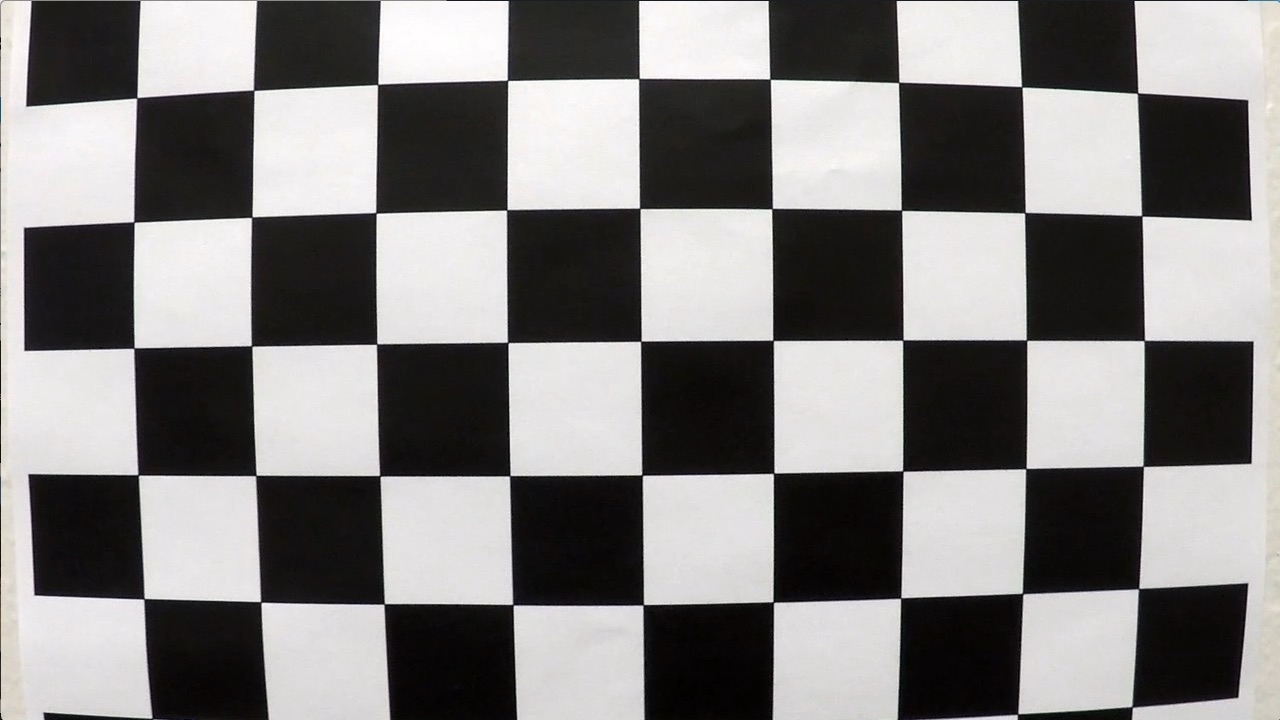
#> input picture CarND-Advanced-Lane-Lines-P2/camera_cal/calibration1.jpg, 1280 x 720 px; its folder holds 5 pictures in this run
$ jupyter execute --allow-errors P2-SOLUTION.ipynb   (shell and % lines are left out)   (older library calls are emulated)
#> lines starting #> are read from the running program, lines starting #| are printed output that depends on the picture
# Self-Driving Car Engineer Nanodegree

## Project2: ** Advanced Lane Finding**

** Solution by luk6xff (May 2019)
** Writeup here: [P2 writeup](WRITEUP.md)

### In this project, a goal is to write a software pipeline to identify the lane boundaries in a video.

The goals / steps of this project are the following:

* Compute the camera calibration matrix and distortion coefficients given a set of chessboard images.
* Apply a distortion correction to raw images.
* Use color transforms, gradients, etc., to create a thresholded binary image.
* Apply a perspective transform to rectify binary image ("birds-eye view").
* Detect lane pixels and fit to find the lane boundary.
* Determine the curvature of the lane and vehicle position with respect to center.
* Warp the detected lane boundaries back onto the original image.
* Output visual display of the lane boundaries and numerical estimation of lane curvature and vehicle position.

## Import Packages

[cell 1]
# Importing some useful packages used in the project
import matplotlib.pyplot as plt
import matplotlib.image as mpimg
import numpy as np
import cv2
import glob
import pickle
# Import everything needed to edit/save/watch video clips
from moviepy.editor import VideoFileClip
from IPython.display import HTML

## 1. Camera calibration and distortion coefficients

[cell 2]
def calibrate_camera(images, nx, ny, img_size):
    # Prepare object points, like (0,0,0), (1,0,0), (2,0,0) ....,(6,5,0)
    objp = np.zeros((nx*ny,3), np.float32)
    #print(objp[:,:2])
    objp[:,:2] = np.mgrid[0:nx, 0:ny].T.reshape(-1,2)

    # Arrays to store object points and image points from all the images.
    objpoints = [] # 3d points in real world space
    imgpoints = [] # 2d points in image plane.

    # Step through the list and search for chessboard corners
    for idx, fname in enumerate(images):
        img = cv2.imread(fname)
        gray = cv2.cvtColor(img, cv2.COLOR_BGR2GRAY)

        # Find the chessboard corners
        ret, corners = cv2.findChessboardCorners(gray, (nx,ny), cv2.CALIB_CB_ADAPTIVE_THRESH)

        # If found, add object points, image points
        if ret == True:
            objpoints.append(objp)
            imgpoints.append(corners)

            # Draw and display the corners
            cv2.drawChessboardCorners(img, (nx,ny), corners, ret)
            # [9 lines of commented-out code are left out]
    ret, cam_mtx, dist_coeffs, rvecs, tvecs = cv2.calibrateCamera(objpoints, imgpoints, img_size, None, None)
    return cam_mtx, dist_coeffs


def undistort_image(img, cam_mtx, dist_coeffs):
    return cv2.undistort(img, cam_mtx, dist_coeffs, None, cam_mtx)


############### TESTS ###############
# Make a list of calibration images
images = glob.glob('camera_cal/calibration*.jpg')

# Based on used images (camera_cal/calibration*.jpg), I set the number of corners
nx = 9 # the number of inside corners in x
ny = 6 # the number of inside corners in y

# Test image
img      = cv2.imread('camera_cal/calibration1.jpg')
#> img is the input picture: shape (720, 1280, 3); mean B, G, R 127.8, 128.4, 130.1
img      = cv2.cvtColor(img, cv2.COLOR_BGR2RGB)
img_size = (img.shape[1], img.shape[0])


cam_mtx, dist_coeffs = calibrate_camera(images, nx, ny, img_size)
#> in calibrate_camera, `ret, corners = cv2.findChessboardCorners(gray, (nx,ny), cv2.CALIB_CB_A..`: ret = False; corners = None
# Save the camera calibration result for later use (we won't worry about rvecs / tvecs)
# cam_mtx     = [fx  0  cx]
#               [0  fy  cy]
#               [0   0   1]
# dist_coeffs = [k1, k2, p1, p2, k3]
dist_pickle = {}
dist_pickle["cam_mtx"] = cam_mtx
dist_pickle["dist_coeffs"] = dist_coeffs
print('Camera intrinsic matrix:\n{}'.format(cam_mtx))
print('Camera distortion coefficients:\n{}'.format(dist_coeffs))
pickle.dump(dist_pickle, open("camera_cal/camera_calib_pickle.p", "wb" ))

# Undistort image
undistorted_img = undistort_image(img, cam_mtx, dist_coeffs)

# Print the calibration results - original (distorted) image, and undistorted one.
#> (the rest of this cell did not finish here and is left out)

## 2. Use color transforms, gradients, etc., to create a thresholded binary image.

[cell 3]
def apply_threshold(img, grad_thresh=(20,100), s_color_thresh=(90,255)):
    # Convert to HLS color space and separate the V channel
    hls = cv2.cvtColor(img, cv2.COLOR_RGB2HLS)
    h_channel = hls[:,:,0]
    l_channel = hls[:,:,1]
    s_channel = hls[:,:,2] #Saturation channel

    # Convert to grayscale
    gray_img = cv2.cvtColor(img, cv2.COLOR_RGB2GRAY)

    # Find sobel gradient
    sobel_x = cv2.Sobel(gray_img, cv2.CV_64F, 1, 0)

    # Absolute x derivative to accentuate lines away from horizontal
    abs_sobel_x  = np.absolute(sobel_x)
    # Scale to 8-bit (0 - 255) then convert to type = np.uint8
    scaled_sobel = np.uint8(255*abs_sobel_x/np.max(abs_sobel_x))

    # Threshold x gradient
    sx_binary = np.zeros_like(scaled_sobel)
    sx_binary[(scaled_sobel >= grad_thresh[0]) & (scaled_sobel <= grad_thresh[1])] = 1

    # Threshold color channel
    s_binary = np.zeros_like(s_channel)
    s_binary[(s_channel >= s_color_thresh[0]) & (s_channel <= s_color_thresh[1])] = 1
    # Stack each channel
    color_binary = np.dstack((np.zeros_like(sx_binary), sx_binary, s_binary))*255
    return color_binary

############### TESTS ###############
image = cv2.imread('test_images/straight_lines1.jpg')
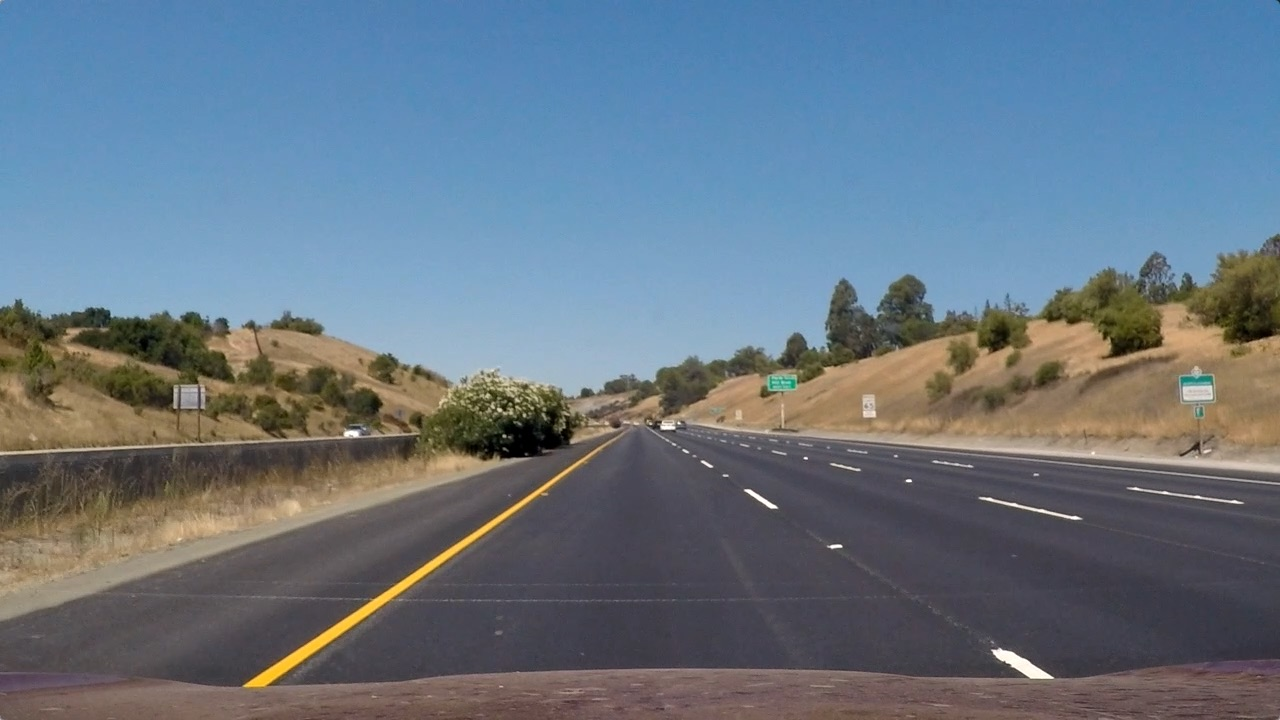
#> input picture CarND-Advanced-Lane-Lines-P2/test_images/straight_lines1.jpg, 1280 x 720 px
#> image is the input picture: shape (720, 1280, 3); mean B, G, R 131.2, 117.7, 103.2
image = cv2.cvtColor(image, cv2.COLOR_BGR2RGB)
undistorted_img = undistort_image(image, cam_mtx, dist_coeffs)
binary_img = apply_threshold(undistorted_img, grad_thresh=(150,200), s_color_thresh=(90,255))
plt.imshow(binary_img)
#> (this line was passed over: IPython is not available in this run)

## 3. Apply a perspective transform to rectify binary image ("birds-eye view" or "top-down- view).

[cell 4]
def top_down_view(img):
    img_size = (img.shape[1], img.shape[0])
    print(img_size)
    # 2) Convert to grayscale
    gray_img = cv2.cvtColor(img, cv2.COLOR_BGR2GRAY)
    # For source points i pick the points describing trapezoid as shown below
    # 1nd setup: x_center=640, x_offset_top=316, x_offset_bottom=110, y_top=650, y_bottom=500
    # 2nd setup: x_center=640, x_offset_top=380, x_offset_bottom=40,  y_top=700, y_bottom=450
    x_center=640
    x_offset_top=420
    x_offset_bottom=110
    y_top=img_size[1]#650
    y_bottom=500
    src = np.float32([[x_center+x_offset_bottom,y_bottom],
                      [x_center+x_offset_top,y_top],
                      [x_center-x_offset_top,y_top],
                      [x_center-x_offset_bottom,y_bottom]])
    # 4 destination points dst = np.float32([[,],[,],[,],[,]])
    # For destination points I am taking the image size to map trapezoid on lines (starting from top-left corner)
    # + add small offset to get some offset in the image
    # Values have been chosen after analysing images

    dst = np.float32([[x_center+x_offset_top,0],
                      [x_center+x_offset_top,img_size[1]],
                      [x_center-x_offset_top,img_size[1]],
                      [x_center-x_offset_top,0]])

    # Use cv2.getPerspectiveTransform() to get M, the transform matrix
    M = cv2.getPerspectiveTransform(src, dst)
    # Use cv2.warpPerspective() to warp your image to a top-down view
    warped = cv2.warpPerspective(img, M, img_size, flags=cv2.INTER_LINEAR)

    # Compute the inverse perspective transform:
    Minv = cv2.getPerspectiveTransform(dst, src)

    # Draw src and dst guide lines on both images
    img_with_roi = cv2.polylines(img, np.int32([src]), True, (255,0,0), 2)
    warped = cv2.polylines(warped, np.int32([dst]), True, (255,0,0), 2)

    return img_with_roi, warped, Minv


############################## TESTS ##############################
image = cv2.imread('test_images/straight_lines1.jpg')
image = cv2.cvtColor(image, cv2.COLOR_BGR2RGB)
undistorted_img = undistort_image(image, cam_mtx, dist_coeffs)
binary = apply_threshold(undistorted_img, grad_thresh=(20,100), s_color_thresh=(90,255))
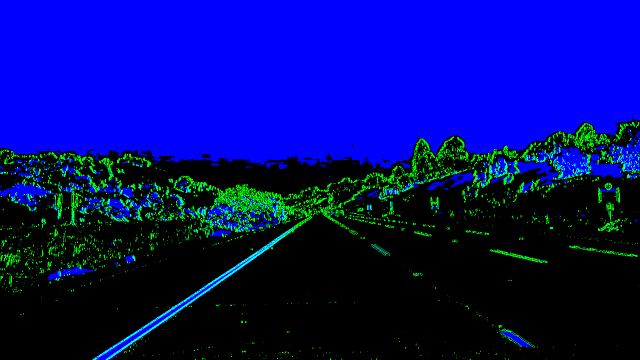
#> binary: shape (720, 1280, 3) (shown at 1/2 size); mean R, G, B 0, 11.3, 116.6
img_with_roi, transformed_top_down_img, inv_perspective_matrix = top_down_view(binary)
#| (1280, 720)
#> in top_down_view, `gray_img = cv2.cvtColor(img, cv2.COLOR_BGR2GRAY)`:
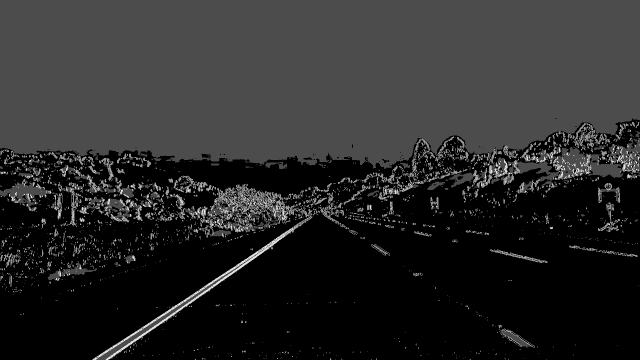
#> gray_img: shape (720, 1280) (shown at 1/2 size); min 0, max 226, mean 41.4

# SAVE PICKLE FOR TESTS USAGE
dist_pickle = {}
dist_pickle["cam_mtx"] = cam_mtx
dist_pickle["dist_coeffs"] = dist_coeffs
dist_pickle["inv_perspective_matrix"] = inv_perspective_matrix
pickle.dump(dist_pickle, open("camera_cal/camera_calib_pickle.p", "wb" ))

# Plots
#> (the rest of this cell did not finish here and is left out)

### 4. Detect lane pixels and fit to find the lane boundary.

[cell 5]
def find_lane_coarse(binary_warped_img):
    '''
    Find the lines with Sliding windows method
    '''
    # Take a histogram of the bottom half of the image
    histogram = np.sum(binary_warped_img[binary_warped_img.shape[0]//2:,:], axis=0)
    # Create an output image to draw on and visualize the result
    out_img = np.dstack((binary_warped_img, binary_warped_img, binary_warped_img))
    # Find the peak of the left and right halves of the histogram
    # These will be the starting point for the left and right lines
    midpoint = np.int(histogram.shape[0]//2)
    leftx_base = np.argmax(histogram[:midpoint])
    rightx_base = np.argmax(histogram[midpoint:]) + midpoint

    # Choose the number of sliding windows
    nwindows = 9
    # Set the width of the windows +/- margin
    margin = 100
    # Set minimum number of pixels found to recenter window
    minpix = 50

    # Set height of windows - based on nwindows above and image shape
    window_height = np.int(binary_warped_img.shape[0]//nwindows)
    # Identify the x and y positions of all nonzero pixels in the image
    nonzero = binary_warped_img.nonzero()
    nonzeroy = np.array(nonzero[0])
    nonzerox = np.array(nonzero[1])
    # Current positions to be updated later for each window in nwindows
    leftx_current = leftx_base
    rightx_current = rightx_base

    # Create empty lists to receive left and right lane pixel indices
    left_lane_inds = []
    right_lane_inds = []

    # Step through the windows one by one
    for window in range(nwindows):
        # Identify window boundaries in x and y (and right and left)
        win_y_low = binary_warped_img.shape[0] - (window+1)*window_height
        win_y_high = binary_warped_img.shape[0] - window*window_height
        win_xleft_low = leftx_current - margin
        win_xleft_high = leftx_current + margin
        win_xright_low = rightx_current - margin
        win_xright_high = rightx_current + margin

        # Draw the windows on the visualization image
        cv2.rectangle(out_img,(win_xleft_low,win_y_low),
        (win_xleft_high,win_y_high),(0,255,0), 2)
        cv2.rectangle(out_img,(win_xright_low,win_y_low),
        (win_xright_high,win_y_high),(0,255,0), 2)

        # Identify the nonzero pixels in x and y within the window #
        good_left_inds = ((nonzeroy >= win_y_low) & (nonzeroy < win_y_high) &
        (nonzerox >= win_xleft_low) &  (nonzerox < win_xleft_high)).nonzero()[0]
        good_right_inds = ((nonzeroy >= win_y_low) & (nonzeroy < win_y_high) &
        (nonzerox >= win_xright_low) &  (nonzerox < win_xright_high)).nonzero()[0]

        # Append these indices to the lists
        left_lane_inds.append(good_left_inds)
        right_lane_inds.append(good_right_inds)

        # If you found > minpix pixels, recenter next window on their mean position
        if len(good_left_inds) > minpix:
            leftx_current = np.int(np.mean(nonzerox[good_left_inds]))
        if len(good_right_inds) > minpix:
            rightx_current = np.int(np.mean(nonzerox[good_right_inds]))

    # Concatenate the arrays of indices (previously was a list of lists of pixels)
    try:
        left_lane_inds = np.concatenate(left_lane_inds)
        right_lane_inds = np.concatenate(right_lane_inds)
    except ValueError:
        # Avoids an error if the above is not implemented fully
        pass

    # Extract left and right line pixel positions
    leftx = nonzerox[left_lane_inds]
    lefty = nonzeroy[left_lane_inds]
    rightx = nonzerox[right_lane_inds]
    righty = nonzeroy[right_lane_inds]

    return leftx, lefty, rightx, righty, out_img


def fit_polynomial(binary_warped_img, leftx, lefty, rightx, righty):
    """
    Fits a polynomial to all relevant pixels we have found in our sliding windows
    """
    visualize = True

    # Fit a second order polynomial to each using `np.polyfit`
    left_fit = np.polyfit(lefty, leftx, 2)
    right_fit = np.polyfit(righty, rightx, 2)

    # Generate x and y values for plotting
    ploty = np.linspace(0, binary_warped_img.shape[0]-1, binary_warped_img.shape[0] )
    try:
        left_fitx = left_fit[0]*ploty**2 + left_fit[1]*ploty + left_fit[2]
        right_fitx = right_fit[0]*ploty**2 + right_fit[1]*ploty + right_fit[2]
    except TypeError:
        # Avoids an error if `left` and `right_fit` are still none or incorrect
        print('The function failed to fit a line!')
        left_fitx = 1*ploty**2 + 1*ploty
        right_fitx = 1*ploty**2 + 1*ploty

    ## Visualization of the polynomial ##
    if visualize:
        # Colors in the left and right lane regions
        # Create an image to draw on and an image to show the selection window
        out_img = np.dstack((binary_warped_img, binary_warped_img, binary_warped_img))*255
        out_img[lefty, leftx] = [255, 0, 0]
        out_img[righty, rightx] = [0, 0, 255]

        # Plots the left and right polynomials on the lane lines
        plt.plot(left_fitx, ploty, color='yellow')
        plt.plot(right_fitx, ploty, color='yellow')


    return left_fitx, right_fitx, ploty, out_img


def find_lane_fine(binary_warped_img, left_fit, right_fit):
    """
    Set the area to search for activated pixels based on margin
    With a previous set of lane fit parameters in pixel space, search in the neighbourhood
    and return updated lane pixel vectors
    """
    # The width of the margin around the previous polynomial to search
    margin = 80

    # Grab activated pixels
    nonzero = binary_warped_img.nonzero()
    nonzeroy = np.array(nonzero[0])
    nonzerox = np.array(nonzero[1])

    ### TO-DO: Set the area of search based on activated x-values ###
    ### within the +/- margin of our polynomial function ###
    ### Hint: consider the window areas for the similarly named variables ###
    ### in the previous quiz, but change the windows to our new search area ###
    left_lane_inds = ((nonzerox > (left_fit[0]*(nonzeroy**2) + left_fit[1]*nonzeroy +
                    left_fit[2] - margin)) & (nonzerox < (left_fit[0]*(nonzeroy**2) +
                    left_fit[1]*nonzeroy + left_fit[2] + margin)))
    right_lane_inds = ((nonzerox > (right_fit[0]*(nonzeroy**2) + right_fit[1]*nonzeroy +
                    right_fit[2] - margin)) & (nonzerox < (right_fit[0]*(nonzeroy**2) +
                    right_fit[1]*nonzeroy + right_fit[2] + margin)))

    # Again, extract left and right line pixel positions
    leftx = nonzerox[left_lane_inds]
    lefty = nonzeroy[left_lane_inds]
    rightx = nonzerox[right_lane_inds]
    righty = nonzeroy[right_lane_inds]

    # Fit new polynomials
    left_fitx, right_fitx, ploty, img = fit_polynomial(binary_warped_img, leftx, lefty, rightx, righty)

    ## Visualization ##
    # Create an image to draw on and an image to show the selection window
    out_img = np.dstack((binary_warped_img, binary_warped_img, binary_warped_img))*255
    window_img = np.zeros_like(out_img)
    # Color in left and right line pixels
    out_img[nonzeroy[left_lane_inds], nonzerox[left_lane_inds]] = [255, 0, 0]
    out_img[nonzeroy[right_lane_inds], nonzerox[right_lane_inds]] = [0, 0, 255]

    # Generate a polygon to illustrate the search window area
    # And recast the x and y points into usable format for cv2.fillPoly()
    left_line_window1 = np.array([np.transpose(np.vstack([left_fitx-margin, ploty]))])
    left_line_window2 = np.array([np.flipud(np.transpose(np.vstack([left_fitx+margin,
                              ploty])))])
    left_line_pts = np.hstack((left_line_window1, left_line_window2))
    right_line_window1 = np.array([np.transpose(np.vstack([right_fitx-margin, ploty]))])
    right_line_window2 = np.array([np.flipud(np.transpose(np.vstack([right_fitx+margin,
                              ploty])))])
    right_line_pts = np.hstack((right_line_window1, right_line_window2))

    # Draw the lane onto the warped blank image
    cv2.fillPoly(window_img, np.int_([left_line_pts]), (0,255, 0))
    cv2.fillPoly(window_img, np.int_([right_line_pts]), (0,255, 0))
    result_img = cv2.addWeighted(out_img, 1, window_img, 0.3, 0)

    # Plot the polynomial lines onto the image
    plt.imshow(result_img)
    plt.plot(left_fitx, ploty, color='yellow')
    plt.plot(right_fitx, ploty, color='yellow')
    ## End visualization steps ##

    return leftx, lefty, rightx, righty, result_img


############### TESTS ###############
image = cv2.imread('test_images/straight_lines1.jpg')
image = cv2.cvtColor(image, cv2.COLOR_BGR2RGB)
undistorted_img = undistort_image(image, cam_mtx, dist_coeffs)
binary = apply_threshold(undistorted_img, grad_thresh=(20,100), s_color_thresh=(90,255))
img_with_roi, transformed_top_down_img, inv_perspective_matrix = top_down_view(binary)
#| (1280, 720)

binary_top_down = cv2.cvtColor(transformed_top_down_img, cv2.COLOR_BGR2GRAY)
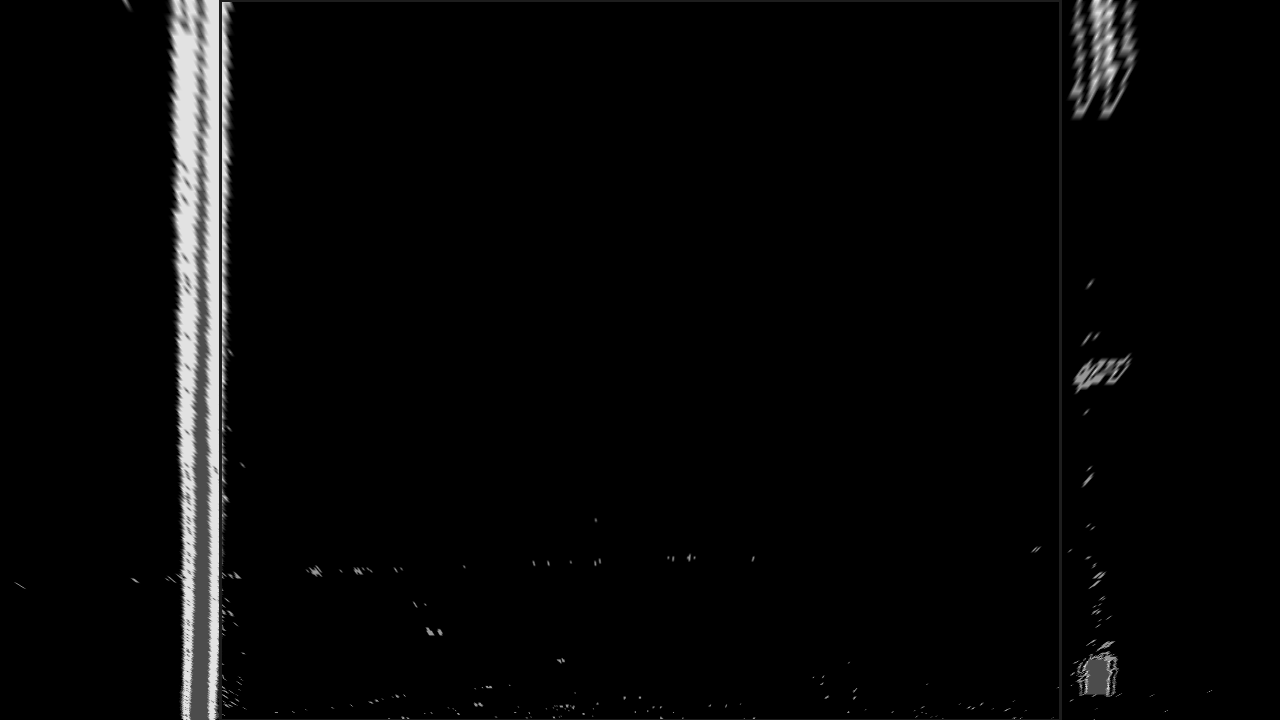
#> binary_top_down: shape (720, 1280); min 0, max 226, mean 7.3
# Find lane pixels first
leftx, lefty, rightx, righty, out_img = find_lane_coarse(binary_top_down)
#> in find_lane_coarse, `histogram = np.sum(binary_warped_img[binary_warped_img.shape[0]//2:,:]..`: histogram = 1280 values, max 80894 at index 213, min 0 at index 0, mean 2080.7
#> (the rest of the program and of its run is left out)
